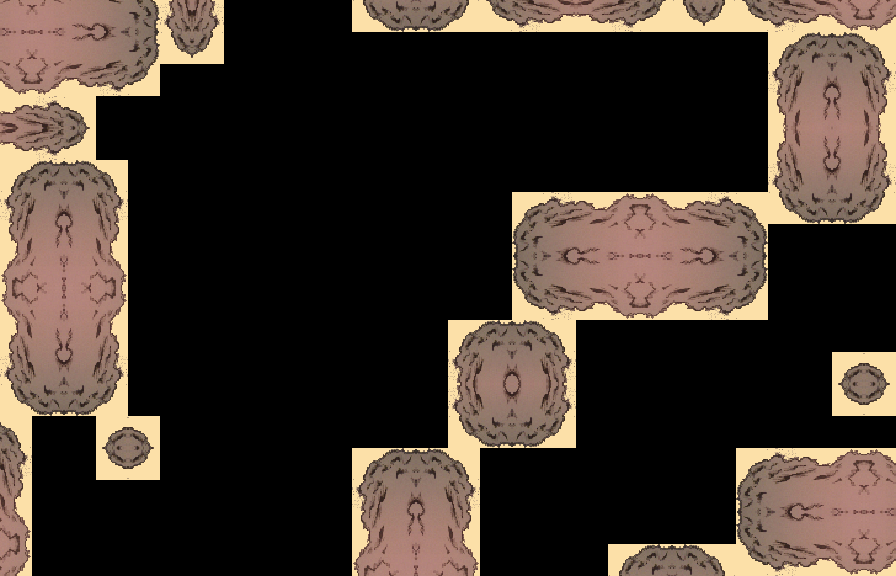

A level layout from a 2D game, rendered from its tile map. Below: a short description, then the map file with tile-grid data replaced by summaries:
An orthogonal 28x18 tile map with 32x32 px tiles, 1 tile layer (Tile Layer 1).

<map version="1.0" orientation="orthogonal" width="28" height="18" tilewidth="32" tileheight="32">
 <tileset firstgid="1" name="zelda_hand_tiles" tilewidth="32" tileheight="32">
  <image source="zelda_hand_tiles.png" trans="ff00ff" width="640" height="480" />
 </tileset>
 <layer name="Tile Layer 1" width="28" height="18">
  <data>[504 cells, 199 non-empty, 66 distinct tile ids]</data>
 </layer>
</map>
